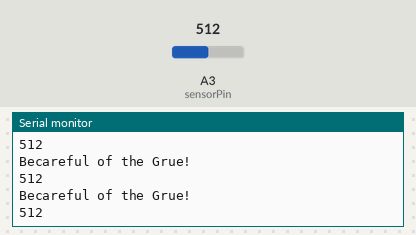
Bench run of a sketch on a simulated Arduino Uno, built with avr-gcc and run on an emulated ATmega328P. On the bench: the last lines printed to the serial monitor. Inputs (shaded band) come from the test bench; at power-on: A3 (sensorPin) = 512.

Above: at 1.3 s.
1.4 s: A3 (sensorPin) set to 900
At 1.82 s:
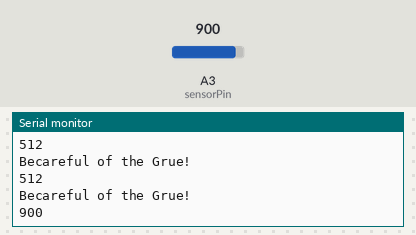
4.0 s: A3 (sensorPin) set to 1023
At 4.33 s:
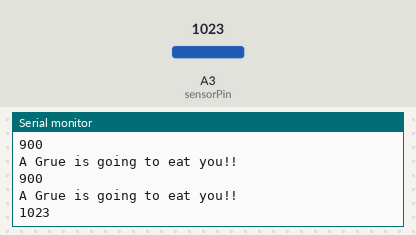
Timing chart, 0 to 7.0 s (numbered marks = the images above; inputs shaded):
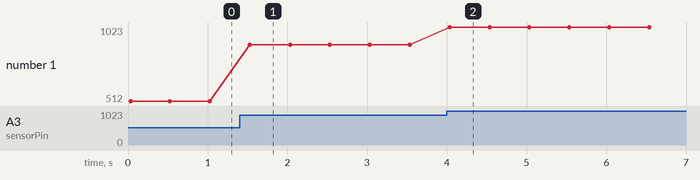

Measured:
- after the input at 1.4 s, the serial monitor: prints a new line after 0.13 s (image 1)
- after the input at 4.0 s, the serial monitor: prints a new line at once (image 2)
- plotted number 1: 512 → 900 after the input at 1.4 s, 900 → 1023 after the input at 4.0 s

The sketch:

TheGrueTestcode.ino
```cpp
int sensorPin = A3;
int sensorValue = 0;

void setup() {
  Serial.begin(9600);
  Serial.println("This is a nice well lighted room");
}

void loop() {
  sensorValue = analogRead(sensorPin);
  Serial.println(sensorValue);
  delay(500);

  if (sensorValue < 900){
    Serial.println("Becareful of the Grue!");
  }
  else {
    Serial.println("A Grue is going to eat you!!");
  }
}
```
